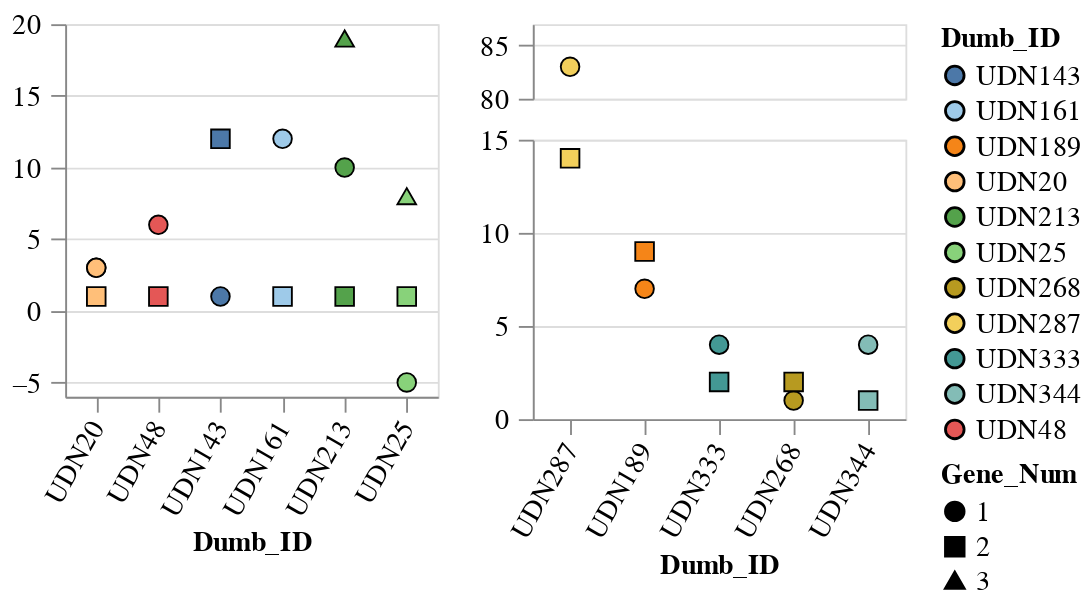

Source (notebook cell):
### Code cell
alt.hconcat(gs_exomiser_plot, es_exomiser_plot).resolve_scale(color='shared').configure_axis(
    labelPadding= 5,
    labelLimit=0,
    labelFontSize=15, 
    titleFontSize=15, labelFont='arial', tickSize=8).configure_legend(
        labelLimit=0,labelFontSize=15, titleFontSize=15, labelFont='arial')

### Figure 1 — Vega-Lite specification as saved in the notebook (floating-point values rounded to 4 significant figures)
{"config": {"view": {"continuousWidth": 300, "continuousHeight": 300}, "axis": {"labelFont": "arial", "labelFontSize": 15, "labelLimit": 0, "labelPadding": 5, "tickSize": 8, "titleFontSize": 15}, "legend": {"labelFont": "arial", "labelFontSize": 15, "labelLimit": 0, "titleFontSize": 15}}, "hconcat": [{"data": {"name": "data-28e0c50092dd31b7020e440d3dbddf0a"}, "mark": {"type": "point", "filled": true, "opacity": 1, "size": 100, "stroke": "black", "strokeWidth": 1}, "encoding": {"color": {"field": "Dumb_ID", "scale": {"scheme": "tableau20"}, "type": "nominal"}, "shape": {"field": "Gene_Num", "type": "nominal"}, "x": {"axis": {"labelAngle": -60}, "field": "Dumb_ID", "sort": "-y", "type": "nominal"}, "y": {"field": "Variant_Level_noMOI_rank_noN_filtered_15_85_human_revel_mvp_alphaM_spliceAI_noWL", "title": "", "type": "quantitative"}}, "height": 200, "width": 200}, {"vconcat": [{"data": {"name": "data-79aa1cf572878a7814b8da6975224179"}, "mark": {"type": "point", "filled": true, "opacity": 1, "size": 100, "stroke": "black", "strokeWidth": 1}, "encoding": {"color": {"field": "Dumb_ID", "scale": {"scheme": "tableau20"}, "type": "nominal"}, "shape": {"field": "Gene_Num", "type": "nominal"}, "tooltip": [{"field": "Variant_Level_noMOI_rank_noN_filtered_15_85_human_revel_mvp_alphaM_spliceAI_noWL", "type": "quantitative"}], "x": {"axis": null, "field": "Dumb_ID", "sort": "-y", "type": "nominal"}, "y": {"field": "Variant_Level_noMOI_rank_noN_filtered_15_85_human_revel_mvp_alphaM_spliceAI_noWL", "scale": {"domain": [80, 87]}, "title": "", "type": "quantitative"}}, "height": 40, "width": 200}, {"data": {"name": "data-9f54b17bf5ad096f97eb1385872aed02"}, "mark": {"type": "point", "filled": true, "opacity": 1, "size": 100, "stroke": "black", "strokeWidth": 1}, "encoding": {"color": {"field": "Dumb_ID", "scale": {"scheme": "tableau20"}, "type": "nominal"}, "shape": {"field": "Gene_Num", "type": "nominal"}, "tooltip": [{"field": "Variant_Level_noMOI_rank_noN_filtered_15_85_human_revel_mvp_alphaM_spliceAI_noWL", "type": "quantitative"}], "x": {"axis": {"labelAngle": -60}, "field": "Dumb_ID", "sort": "-y", "type": "nominal"}, "y": {"field": "Variant_Level_noMOI_rank_noN_filtered_15_85_human_revel_mvp_alphaM_spliceAI_noWL", "scale": {"domain": [0, 15]}, "title": "", "type": "quantitative"}}, "height": 150, "width": 200}], "resolve": {"scale": {"x": "shared"}}, "spacing": 5}], "resolve": {"scale": {"color": "shared"}}, "$schema": "https://vega.github.io/schema/vega-lite/v5.17.0.json", "datasets": {"data-28e0c50092dd31b7020e440d3dbddf0a": [{"ID": "UDN058032_FCSK", "Dumb_ID": "UDN20", "Variant_Level_noMOI_rank_noN_filtered_15_85_human_revel_mvp_alphaM_spliceAI_noWL": 3.0, "Patient_ID": "UDN058032", "Gene": "FCSK", "Gene_Num": "1"}, {"ID": "UDN058032_FCSK", "Dumb_ID": "UDN20", "Variant_Level_noMOI_rank_noN_filtered_15_85_human_revel_mvp_alphaM_spliceAI_noWL": 3.0, "Patient_ID": "UDN058032", "Gene": "FCSK", "Gene_Num": "1"}, {"ID": "UDN058032_HCFC1", "Dumb_ID": "UDN20", "Variant_Level_noMOI_rank_noN_filtered_15_85_human_revel_mvp_alphaM_spliceAI_noWL": 1.0, "Patient_ID": "UDN058032", "Gene": "HCFC1", "Gene_Num": "2"}, {"ID": "UDN063711_SERPINA1", "Dumb_ID": "UDN25", "Variant_Level_noMOI_rank_noN_filtered_15_85_human_revel_mvp_alphaM_spliceAI_noWL": -5.0, "Patient_ID": "UDN063711", "Gene": "SERPINA1", "Gene_Num": "1"}, {"ID": "UDN063711_COL4A1", "Dumb_ID": "UDN25", "Variant_Level_noMOI_rank_noN_filtered_15_85_human_revel_mvp_alphaM_spliceAI_noWL": 1.0, "Patient_ID": "UDN063711", "Gene": "COL4A1", "Gene_Num": "2"}, {"ID": "UDN063711_BARD1", "Dumb_ID": "UDN25", "Variant_Level_noMOI_rank_noN_filtered_15_85_human_revel_mvp_alphaM_spliceAI_noWL": 8.0, "Patient_ID": "UDN063711", "Gene": "BARD1", "Gene_Num": "3"}, {"ID": "UDN110060_TCIRG1", "Dumb_ID": "UDN48", "Variant_Level_noMOI_rank_noN_filtered_15_85_human_revel_mvp_alphaM_spliceAI_noWL": 6.0, "Patient_ID": "UDN110060", "Gene": "TCIRG1", "Gene_Num": "1"}, {"ID": "UDN110060_CLCN7", "Dumb_ID": "UDN48", "Variant_Level_noMOI_rank_noN_filtered_15_85_human_revel_mvp_alphaM_spliceAI_noWL": 1.0, "Patient_ID": "UDN110060", "Gene": "CLCN7", "Gene_Num": "2"}, {"ID": "UDN384036_NLRP12", "Dumb_ID": "UDN143", "Variant_Level_noMOI_rank_noN_filtered_15_85_human_revel_mvp_alphaM_spliceAI_noWL": 1.0, "Patient_ID": "UDN384036", "Gene": "NLRP12", "Gene_Num": "1"}, {"ID": "UDN384036_RAPGEFL1", "Dumb_ID": "UDN143", "Variant_Level_noMOI_rank_noN_filtered_15_85_human_revel_mvp_alphaM_spliceAI_noWL": 12.0, "Patient_ID": "UDN384036", "Gene": "RAPGEFL1", "Gene_Num": "2"}, {"ID": "UDN429732_GJB2", "Dumb_ID": "UDN161", "Variant_Level_noMOI_rank_noN_filtered_15_85_human_revel_mvp_alphaM_spliceAI_noWL": 12.0, "Patient_ID": "UDN429732", "Gene": "GJB2", "Gene_Num": "1"}, {"ID": "UDN429732_SOX11", "Dumb_ID": "UDN161", "Variant_Level_noMOI_rank_noN_filtered_15_85_human_revel_mvp_alphaM_spliceAI_noWL": 1.0, "Patient_ID": "UDN429732", "Gene": "SOX11", "Gene_Num": "2"}, {"ID": "UDN559180_FLCN", "Dumb_ID": "UDN213", "Variant_Level_noMOI_rank_noN_filtered_15_85_human_revel_mvp_alphaM_spliceAI_noWL": 10.0, "Patient_ID": "UDN559180", "Gene": "FLCN", "Gene_Num": "1"}, {"ID": "UDN559180_SATB1", "Dumb_ID": "UDN213", "Variant_Level_noMOI_rank_noN_filtered_15_85_human_revel_mvp_alphaM_spliceAI_noWL": 1.0, "Patient_ID": "UDN559180", "Gene": "SATB1", "Gene_Num": "2"}, {"ID": "UDN559180_FLG", "Dumb_ID": "UDN213", "Variant_Level_noMOI_rank_noN_filtered_15_85_human_revel_mvp_alphaM_spliceAI_noWL": 19.0, "Patient_ID": "UDN559180", "Gene": "FLG", "Gene_Num": "3"}], "data-79aa1cf572878a7814b8da6975224179": [{"ID": "UDN714418_POC5", "Dumb_ID": "UDN287", "Variant_Level_noMOI_rank_noN_filtered_15_85_human_revel_mvp_alphaM_spliceAI_noWL": 83.0, "Patient_ID": "UDN714418", "Gene": "POC5", "Gene_Num": "1"}], "data-9f54b17bf5ad096f97eb1385872aed02": [{"ID": "UDN500195_AP4M1", "Dumb_ID": "UDN189", "Variant_Level_noMOI_rank_noN_filtered_15_85_human_revel_mvp_alphaM_spliceAI_noWL": 7.0, "Patient_ID": "UDN500195", "Gene": "AP4M1", "Gene_Num": "1"}, {"ID": "UDN500195_CFTR", "Dumb_ID": "UDN189", "Variant_Level_noMOI_rank_noN_filtered_15_85_human_revel_mvp_alphaM_spliceAI_noWL": 9.0, "Patient_ID": "UDN500195", "Gene": "CFTR", "Gene_Num": "2"}, {"ID": "UDN676680_FBN1", "Dumb_ID": "UDN268", "Variant_Level_noMOI_rank_noN_filtered_15_85_human_revel_mvp_alphaM_spliceAI_noWL": 1.0, "Patient_ID": "UDN676680", "Gene": "FBN1", "Gene_Num": "1"}, {"ID": "UDN676680_TRPS1", "Dumb_ID": "UDN268", "Variant_Level_noMOI_rank_noN_filtered_15_85_human_revel_mvp_alphaM_spliceAI_noWL": 2.0, "Patient_ID": "UDN676680", "Gene": "TRPS1", "Gene_Num": "2"}, {"ID": "UDN714418_MSL2", "Dumb_ID": "UDN287", "Variant_Level_noMOI_rank_noN_filtered_15_85_human_revel_mvp_alphaM_spliceAI_noWL": 14.0, "Patient_ID": "UDN714418", "Gene": "MSL2", "Gene_Num": "2"}, {"ID": "UDN813763_POC1A", "Dumb_ID": "UDN333", "Variant_Level_noMOI_rank_noN_filtered_15_85_human_revel_mvp_alphaM_spliceAI_noWL": 4.0, "Patient_ID": "UDN813763", "Gene": "POC1A", "Gene_Num": "1"}, {"ID": "UDN813763_SCN4A", "Dumb_ID": "UDN333", "Variant_Level_noMOI_rank_noN_filtered_15_85_human_revel_mvp_alphaM_spliceAI_noWL": 2.0, "Patient_ID": "UDN813763", "Gene": "SCN4A", "Gene_Num": "2"}, {"ID": "UDN863014_NEUROD2", "Dumb_ID": "UDN344", "Variant_Level_noMOI_rank_noN_filtered_15_85_human_revel_mvp_alphaM_spliceAI_noWL": 4.0, "Patient_ID": "UDN863014", "Gene": "NEUROD2", "Gene_Num": "1"}, {"ID": "UDN863014_NSD2", "Dumb_ID": "UDN344", "Variant_Level_noMOI_rank_noN_filtered_15_85_human_revel_mvp_alphaM_spliceAI_noWL": 1.0, "Patient_ID": "UDN863014", "Gene": "NSD2", "Gene_Num": "2"}]}}
